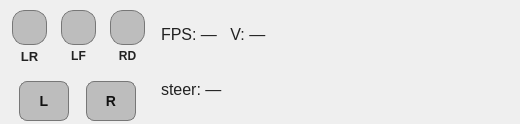
        <widget class="QFrame" name="frameTelemetry">
         <property name="minimumSize">
          <size>
           <width>520</width>
           <height>92</height>
          </size>
         </property>
         <property name="styleSheet">
          <string notr="true">
QFrame#frameTelemetry{ background:#e6e6e6; border:1px solid #bdbdbd; border-radius:12px; }
QLabel{ color:#222; }
          </string>
         </property>
         <layout class="QHBoxLayout" name="telemetryLayout">
          <property name="spacing">
           <number>16</number>
          </property>
          <property name="leftMargin">
           <number>12</number>
          </property>
          <property name="topMargin">
           <number>10</number>
          </property>
          <property name="rightMargin">
           <number>12</number>
          </property>
          <property name="bottomMargin">
           <number>10</number>
          </property>
          <item>
           <layout class="QVBoxLayout" name="telemetryLeftCol">
            <property name="spacing">
             <number>10</number>
            </property>
            <item>
             <layout class="QHBoxLayout" name="telemetryLampsRow">
              <property name="spacing">
               <number>14</number>
              </property>
              <item>
               <layout class="QVBoxLayout" name="lampRearLidarCol">
                <property name="spacing">
                 <number>4</number>
                </property>
                <item>
                 <widget class="QLabel" name="indLidarRear">
                  <property name="minimumSize">
                   <size>
                    <width>35</width>
                    <height>35</height>
                   </size>
                  </property>
                  <property name="maximumSize">
                   <size>
                    <width>35</width>
                    <height>35</height>
                   </size>
                  </property>
                  <property name="toolTip">
                   <string>Rear LIDAR</string>
                  </property>
                  <property name="styleSheet">
                   <string notr="true">background:#bdbdbd; border-radius:13px; border:1px solid #777;</string>
                  </property>
                  <property name="text">
                   <string/>
                  </property>
                 </widget>
                </item>
                <item>
                 <widget class="QLabel" name="lblIndLidarRear">
                  <property name="font">
                   <font>
                    <pointsize>10</pointsize>
                    <weight>75</weight>
                    <bold>true</bold>
                   </font>
                  </property>
                  <property name="text">
                   <string>LR</string>
                  </property>
                  <property name="alignment">
                   <set>Qt::AlignHCenter|Qt::AlignTop</set>
                  </property>
                 </widget>
                </item>
               </layout>
              </item>
              <item>
               <layout class="QVBoxLayout" name="lampFrontLidarCol">
                <property name="spacing">
                 <number>4</number>
                </property>
                <item>
                 <widget class="QLabel" name="indLidar">
                  <property name="minimumSize">
                   <size>
                    <width>35</width>
                    <height>35</height>
                   </size>
                  </property>
                  <property name="maximumSize">
                   <size>
                    <width>35</width>
                    <height>35</height>
                   </size>
                  </property>
                  <property name="toolTip">
                   <string>Front LIDAR</string>
                  </property>
                  <property name="styleSheet">
                   <string notr="true">background:#bdbdbd; border-radius:13px; border:1px solid #777;</string>
                  </property>
                  <property name="text">
                   <string/>
                  </property>
                 </widget>
                </item>
                <item>
                 <widget class="QLabel" name="lblIndLidar">
                  <property name="font">
                   <font>
                    <weight>75</weight>
                    <bold>true</bold>
                   </font>
                  </property>
                  <property name="text">
                   <string>LF</string>
                  </property>
                  <property name="alignment">
                   <set>Qt::AlignHCenter|Qt::AlignTop</set>
                  </property>
                 </widget>
                </item>
               </layout>
              </item>
              <item>
               <layout class="QVBoxLayout" name="lampRoadCol">
                <property name="spacing">
                 <number>4</number>
                </property>
                <item>
                 <widget class="QLabel" name="indBattery">
                  <property name="minimumSize">
                   <size>
                    <width>35</width>
                    <height>35</height>
                   </size>
                  </property>
                  <property name="maximumSize">
                   <size>
                    <width>35</width>
                    <height>35</height>
                   </size>
                  </property>
                  <property name="toolTip">
                   <string>Road detected</string>
                  </property>
                  <property name="styleSheet">
                   <string notr="true">background:#bdbdbd; border-radius:13px; border:1px solid #777;</string>
                  </property>
                  <property name="text">
                   <string/>
                  </property>
                 </widget>
                </item>
                <item>
                 <widget class="QLabel" name="lblIndRoad">
                  <property name="font">
                   <font>
                    <weight>75</weight>
                    <bold>true</bold>
                   </font>
                  </property>
                  <property name="text">
                   <string>RD</string>
                  </property>
                  <property name="alignment">
                   <set>Qt::AlignHCenter|Qt::AlignTop</set>
                  </property>
                 </widget>
                </item>
               </layout>
              </item>
             </layout>
            </item>
            <item>
             <layout class="QHBoxLayout" name="telemetryTurnRow">
              <property name="spacing">
               <number>10</number>
              </property>
              <item>
               <widget class="QLabel" name="indTurnL">
                <property name="minimumSize">
                 <size>
                  <width>50</width>
                  <height>40</height>
                 </size>
                </property>
                <property name="maximumSize">
                 <size>
                  <width>34</width>
                  <height>26</height>
                 </size>
                </property>
                <property name="toolTip">
                 <string>Camera sees LEFT road exit</string>
                </property>
                <property name="styleSheet">
                 <string notr="true">background:#bdbdbd; border-radius:8px; border:1px solid #777; color:#111; font-weight:800; font-size:14px;</string>
                </property>
                <property name="text">
                 <string>L</string>
                </property>
                <property name="alignment">
                 <set>Qt::AlignCenter</set>
                </property>
               </widget>
              </item>
              <item>
               <widget class="QLabel" name="indTurnR">
                <property name="minimumSize">
                 <size>
                  <width>50</width>
                  <height>40</height>
                 </size>
                </property>
                <property name="maximumSize">
                 <size>
                  <width>34</width>
                  <height>26</height>
                 </size>
                </property>
                <property name="toolTip">
                 <string>Camera sees RIGHT road exit</string>
                </property>
                <property name="styleSheet">
                 <string notr="true">background:#bdbdbd; border-radius:8px; border:1px solid #777; color:#111; font-weight:800; font-size:14px;</string>
                </property>
                <property name="text">
                 <string>R</string>
                </property>
                <property name="alignment">
                 <set>Qt::AlignCenter</set>
                </property>
               </widget>
              </item>
             </layout>
            </item>
           </layout>
          </item>
          <item>
           <layout class="QVBoxLayout" name="telemetryTextCol">
            <property name="spacing">
             <number>6</number>
            </property>
            <item>
             <widget class="QLabel" name="lblTelemRow1">
              <property name="sizePolicy">
               <sizepolicy hsizetype="Maximum" vsizetype="Preferred">
                <horstretch>0</horstretch>
                <verstretch>0</verstretch>
               </sizepolicy>
              </property>
              <property name="font">
               <font>
                <pointsize>12</pointsize>
                <weight>50</weight>
                <bold>false</bold>
               </font>
              </property>
              <property name="text">
               <string>FPS: —   V: —</string>
              </property>
             </widget>
            </item>
            <item>
             <widget class="QLabel" name="lblTelemRow2">
              <property name="sizePolicy">
               <sizepolicy hsizetype="Minimum" vsizetype="Preferred">
                <horstretch>0</horstretch>
                <verstretch>0</verstretch>
               </sizepolicy>
              </property>
              <property name="font">
               <font>
                <pointsize>12</pointsize>
               </font>
              </property>
              <property name="text">
               <string>steer: — </string>
              </property>
             </widget>
            </item>
           </layout>
          </item>
         </layout>
        </widget>
